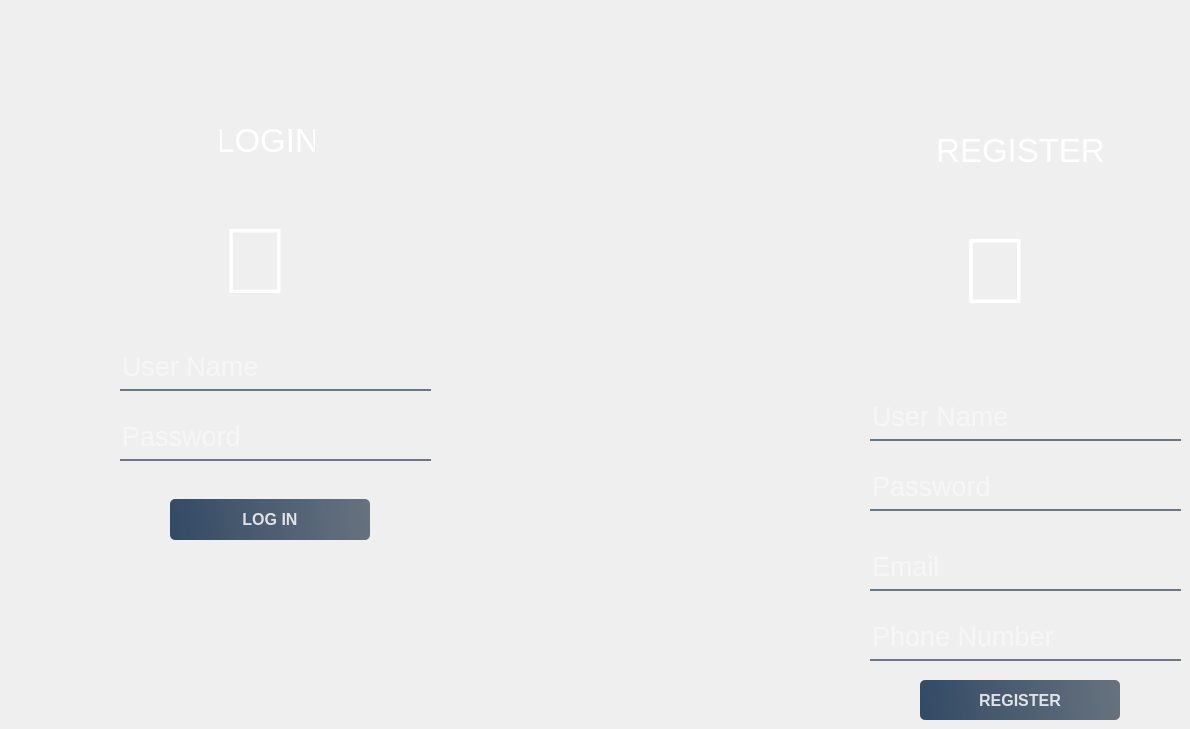
         <widget class="QWidget" name="login">
          <property name="styleSheet">
           <string notr="true">background-image:url(:/backgound/lockkk.jpg);</string>
          </property>
          <widget class="QLabel" name="label_39">
           <property name="geometry">
            <rect>
             <x>220</x>
             <y>120</y>
             <width>95</width>
             <height>40</height>
            </rect>
           </property>
           <property name="font">
            <font>
             <pointsize>25</pointsize>
            </font>
           </property>
           <property name="styleSheet">
            <string notr="true">color: rgb(255, 255, 255);
background:none;</string>
           </property>
           <property name="text">
            <string>LOGIN</string>
           </property>
           <property name="alignment">
            <set>Qt::AlignCenter</set>
           </property>
          </widget>
          <widget class="QLabel" name="label_40">
           <property name="geometry">
            <rect>
             <x>220</x>
             <y>180</y>
             <width>141</width>
             <height>161</height>
            </rect>
           </property>
           <property name="font">
            <font>
             <pointsize>70</pointsize>
            </font>
           </property>
           <property name="styleSheet">
            <string notr="true">color: rgb(255, 255, 255);
background:none;</string>
           </property>
           <property name="text">
            <string></string>
           </property>
          </widget>
          <widget class="QLineEdit" name="tb1">
           <property name="geometry">
            <rect>
             <x>120</x>
             <y>350</y>
             <width>311</width>
             <height>41</height>
            </rect>
           </property>
           <property name="font">
            <font>
             <pointsize>20</pointsize>
            </font>
           </property>
           <property name="styleSheet">
            <string notr="true">background-color:rgba(0, 0, 0, 0);
border:none;
border-bottom:2px solid rgba(105, 118, 132, 255);
color:rgba(255, 255, 255, 230);
padding-bottom:7px;
background: transparent;</string>
           </property>
           <property name="placeholderText">
            <string extracomment="Name">User Name</string>
           </property>
           <property name="clearButtonEnabled">
            <bool>true</bool>
           </property>
          </widget>
          <widget class="QLineEdit" name="tb2">
           <property name="geometry">
            <rect>
             <x>120</x>
             <y>420</y>
             <width>311</width>
             <height>41</height>
            </rect>
           </property>
           <property name="font">
            <font>
             <pointsize>20</pointsize>
            </font>
           </property>
           <property name="styleSheet">
            <string notr="true">background-color:rgba(0, 0, 0, 0);
border:none;
border-bottom:2px solid rgba(105, 118, 132, 255);
color:rgba(255, 255, 255, 230);
padding-bottom:7px;
background: transparent;</string>
           </property>
           <property name="echoMode">
            <enum>QLineEdit::Password</enum>
           </property>
           <property name="placeholderText">
            <string extracomment="Name">Password</string>
           </property>
           <property name="clearButtonEnabled">
            <bool>true</bool>
           </property>
          </widget>
          <widget class="QPushButton" name="b1">
           <property name="geometry">
            <rect>
             <x>170</x>
             <y>499</y>
             <width>200</width>
             <height>41</height>
            </rect>
           </property>
           <property name="font">
            <font>
             <pointsize>12</pointsize>
             <weight>75</weight>
             <bold>true</bold>
            </font>
           </property>
           <property name="styleSheet">
            <string notr="true">QPushButton#b1{	
	background-color: qlineargradient(spread:pad, x1:0, y1:0.505682, x2:1, y2:0.477, stop:0 rgba(20, 47, 78, 219), stop:1 rgba(85, 98, 112, 226));
	color:rgba(255, 255, 255, 210);
	border-radius:5px;
	qproperty-icon : url(:/icons/icons/feather/log-out.svg);
	qproperty-iconSize: 25px 25px;
	
}
QPushButton#b1:hover{	
	background-color: qlineargradient(spread:pad, x1:0, y1:0.505682, x2:1, y2:0.477, stop:0 rgba(40, 67, 98, 219), stop:1 rgba(105, 118, 132, 226));
}
QPushButton#b1:pressed{	
	padding-left:5px;
	padding-top:5px;
	background-color:rgba(105, 118, 132, 200);
}</string>
           </property>
           <property name="text">
            <string>LOG IN</string>
           </property>
          </widget>
          <widget class="QLabel" name="label_42">
           <property name="geometry">
            <rect>
             <x>900</x>
             <y>110</y>
             <width>241</width>
             <height>81</height>
            </rect>
           </property>
           <property name="font">
            <font>
             <pointsize>25</pointsize>
            </font>
           </property>
           <property name="styleSheet">
            <string notr="true">color: rgb(255, 255, 255);
background:none;

</string>
           </property>
           <property name="text">
            <string>REGISTER</string>
           </property>
           <property name="alignment">
            <set>Qt::AlignCenter</set>
           </property>
          </widget>
          <widget class="QLabel" name="label_43">
           <property name="geometry">
            <rect>
             <x>960</x>
             <y>190</y>
             <width>141</width>
             <height>161</height>
            </rect>
           </property>
           <property name="font">
            <font>
             <pointsize>70</pointsize>
            </font>
           </property>
           <property name="styleSheet">
            <string notr="true">color: rgb(255, 255, 255);
background:none;
</string>
           </property>
           <property name="text">
            <string></string>
           </property>
          </widget>
          <widget class="QLineEdit" name="username">
           <property name="geometry">
            <rect>
             <x>870</x>
             <y>400</y>
             <width>311</width>
             <height>41</height>
            </rect>
           </property>
           <property name="font">
            <font>
             <pointsize>20</pointsize>
            </font>
           </property>
           <property name="styleSheet">
            <string notr="true">background-color:rgba(0, 0, 0, 0);
border:none;
border-bottom:2px solid rgba(105, 118, 132, 255);
color:rgba(255, 255, 255, 230);
padding-bottom:7px;
</string>
           </property>
           <property name="placeholderText">
            <string extracomment="Name">User Name</string>
           </property>
           <property name="clearButtonEnabled">
            <bool>true</bool>
           </property>
          </widget>
          <widget class="QLineEdit" name="password">
           <property name="geometry">
            <rect>
             <x>870</x>
             <y>470</y>
             <width>311</width>
             <height>41</height>
            </rect>
           </property>
           <property name="font">
            <font>
             <pointsize>20</pointsize>
            </font>
           </property>
           <property name="styleSheet">
            <string notr="true">background-color:rgba(0, 0, 0, 0);
border:none;
border-bottom:2px solid rgba(105, 118, 132, 255);
color:rgba(255, 255, 255, 230);
padding-bottom:7px;</string>
           </property>
           <property name="text">
            <string/>
           </property>
           <property name="echoMode">
            <enum>QLineEdit::Password</enum>
           </property>
           <property name="placeholderText">
            <string extracomment="Name">Password</string>
           </property>
           <property name="clearButtonEnabled">
            <bool>true</bool>
           </property>
          </widget>
          <widget class="QLineEdit" name="email">
           <property name="geometry">
            <rect>
             <x>870</x>
             <y>550</y>
             <width>311</width>
             <height>41</height>
            </rect>
           </property>
           <property name="font">
            <font>
             <pointsize>20</pointsize>
            </font>
           </property>
           <property name="styleSheet">
            <string notr="true">background-color:rgba(0, 0, 0, 0);
border:none;
border-bottom:2px solid rgba(105, 118, 132, 255);
color:rgba(255, 255, 255, 230);
padding-bottom:7px;</string>
           </property>
           <property name="text">
            <string/>
           </property>
           <property name="placeholderText">
            <string extracomment="Name">Email</string>
           </property>
           <property name="clearButtonEnabled">
            <bool>true</bool>
           </property>
          </widget>
          <widget class="QLineEdit" name="phonenumber">
           <property name="geometry">
            <rect>
             <x>870</x>
             <y>620</y>
             <width>311</width>
             <height>41</height>
            </rect>
           </property>
           <property name="font">
            <font>
             <pointsize>20</pointsize>
            </font>
           </property>
           <property name="styleSheet">
            <string notr="true">background-color:rgba(0, 0, 0, 0);
border:none;
border-bottom:2px solid rgba(105, 118, 132, 255);
color:rgba(255, 255, 255, 230);
padding-bottom:7px;</string>
           </property>
           <property name="text">
            <string/>
           </property>
           <property name="placeholderText">
            <string extracomment="Name">Phone Number</string>
           </property>
           <property name="clearButtonEnabled">
            <bool>true</bool>
           </property>
          </widget>
          <widget class="QPushButton" name="b2">
           <property name="geometry">
            <rect>
             <x>920</x>
             <y>680</y>
             <width>200</width>
             <height>40</height>
            </rect>
           </property>
           <property name="font">
            <font>
             <pointsize>12</pointsize>
             <weight>75</weight>
             <bold>true</bold>
            </font>
           </property>
           <property name="styleSheet">
            <string notr="true">QPushButton#b2{	
	background-color: qlineargradient(spread:pad, x1:0, y1:0.505682, x2:1, y2:0.477, stop:0 rgba(20, 47, 78, 219), stop:1 rgba(85, 98, 112, 226));
	color:rgba(255, 255, 255, 210);
	qproperty-icon : url(:/icons/icons/feather/arrow-right-circle.svg);
	qproperty-iconSize: 25px 25px;
	border-radius:5px;
}
QPushButton#b2:hover{	
	background-color: qlineargradient(spread:pad, x1:0, y1:0.505682, x2:1, y2:0.477, stop:0 rgba(40, 67, 98, 219), stop:1 rgba(105, 118, 132, 226));
}
QPushButton#b2:pressed{	
	padding-left:5px;
	padding-top:5px;
	background-color:rgba(105, 118, 132, 200);
}</string>
           </property>
           <property name="text">
            <string>REGISTER</string>
           </property>
          </widget>
          <widget class="QWidget" name="widget" native="true">
           <property name="geometry">
            <rect>
             <x>60</x>
             <y>350</y>
             <width>51</width>
             <height>31</height>
            </rect>
           </property>
           <property name="styleSheet">
            <string notr="true">image: url(:/icons/icons/feather/user-plus.svg);
background: none;</string>
           </property>
          </widget>
          <widget class="QWidget" name="widget_2" native="true">
           <property name="geometry">
            <rect>
             <x>60</x>
             <y>420</y>
             <width>51</width>
             <height>31</height>
            </rect>
           </property>
           <property name="styleSheet">
            <string notr="true">image: url(:/icons/icons/feather/lock.svg);
background: none;</string>
           </property>
          </widget>
          <widget class="QWidget" name="widget_3" native="true">
           <property name="geometry">
            <rect>
             <x>810</x>
             <y>400</y>
             <width>51</width>
             <height>31</height>
            </rect>
           </property>
           <property name="styleSheet">
            <string notr="true">image: url(:/icons/icons/feather/user-plus.svg);
background: none;</string>
           </property>
          </widget>
          <widget class="QWidget" name="widget_4" native="true">
           <property name="geometry">
            <rect>
             <x>810</x>
             <y>470</y>
             <width>51</width>
             <height>31</height>
            </rect>
           </property>
           <property name="styleSheet">
            <string notr="true">image: url(:/icons/icons/feather/lock.svg);
background: none;</string>
           </property>
          </widget>
          <widget class="QWidget" name="widget_5" native="true">
           <property name="geometry">
            <rect>
             <x>810</x>
             <y>620</y>
             <width>51</width>
             <height>31</height>
            </rect>
           </property>
           <property name="styleSheet">
            <string notr="true">image: url(:/icons/icons/feather/phone-outgoing.svg);
background: none;</string>
           </property>
          </widget>
          <widget class="QWidget" name="widget_6" native="true">
           <property name="geometry">
            <rect>
             <x>810</x>
             <y>550</y>
             <width>51</width>
             <height>31</height>
            </rect>
           </property>
           <property name="styleSheet">
            <string notr="true">image: url(:/icons/icons/feather/at-sign.svg);
background: none;</string>
           </property>
          </widget>
         </widget>
